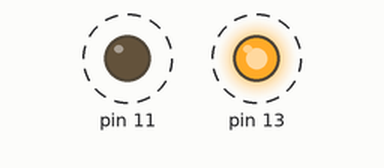
Recording of a sketch running on a simulated Arduino Uno, built with avr-gcc and run on an emulated ATmega328P. Shown: output pins drawn as LEDs (lit = HIGH). Dashed ring = blinking.

Above: at 0.2 s.
Timing chart, 0 to 3.0 s (numbered marks = the images above):
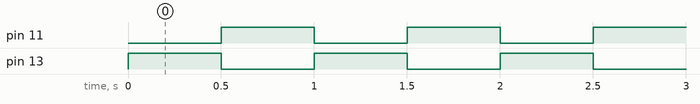

Measured:
- by itself, pin 11, pin 13: alternates HIGH for 0.50 s and LOW for 0.50 s

The sketch:

obj.ino
```cpp
void setup() {
  pinMode (13,OUTPUT); pinMode (11, OUTPUT);
  digitalWrite (13,0); digitalWrite (11,0);

}

void loop() {
 digitalWrite (13,1);
digitalWrite (11,0);
delay(500);
digitalWrite (13,0);
digitalWrite (11,1);
delay(500);

}
```
